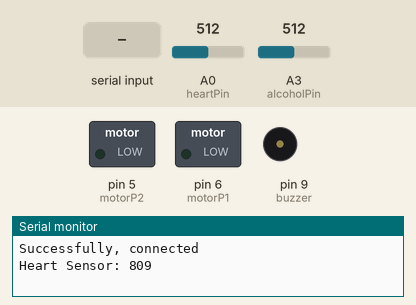
A sketch run on a simulated Arduino Uno, built with avr-gcc and run on an emulated ATmega328P. Parts: switched loads named in the sketch (green lamp = pin HIGH), buzzer (waves = sounding), the last lines printed to the serial monitor. The inputs (shaded band) are chosen by the test bench; at power-on: A0 (heartPin) = 512, A3 (alcoholPin) = 512. Random numbers use the default seed unless the sketch sets one.

Above: at 1.2 s.
1.3 s: "1\n" received over Serial
At 3.1 s:
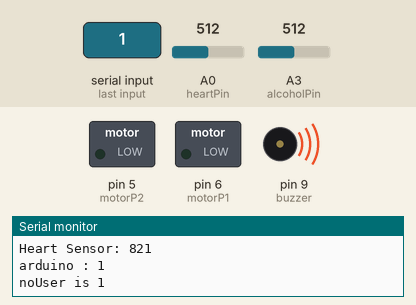
6.7 s: byte 48 ('0') received over Serial
8.4 s: "oper_reset\n" received over Serial
9.9 s: "90,45\n" received over Serial
Timing chart, 0 to 50.0 s (numbered marks = the images above; inputs shaded):
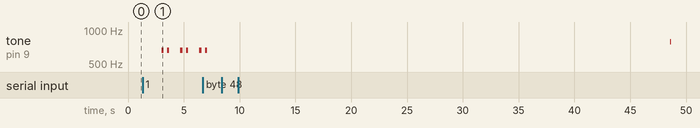

The sketch:

arduino_main.ino
```cpp
#include <Simpletimer.h>
#include <SoftwareSerial.h>
#include <Wire.h>
#include <LiquidCrystal.h>

/*
            변수지정을 여기서 합니다
*/

// 센싱을 위한 변수는 여기서 선언합니다.
// common var
int sensorData = 1; // 센싱의 최종결과를 위한 변수
unsigned long sensingTime = 20000; // 각 센싱시간을 20초로 설정합니다.
unsigned long startTime = 0;
bool allSensingDone = false; // 전체 세싱의 완료여부를 확인합니다.
bool sendDone = false;
int cnt = 0;

unsigned int dataSum = 0;
unsigned int dataCnt = 0;
unsigned int avgValue = 0;

// alcohol var
int alcoholPin = A3; // A3 핀 지정
int alcoholTh = 600;
bool alcoholDone = false;

// heart var
int heartPin = A0; // A0 핀 지정
int heart=0;
int heartTh = 570;
bool heartDone = false;

// voice var
SoftwareSerial voiceSerial(8, 7); // D8(Rx), D7(Tx) 핀 지정
char id, acc;


// 기타 모듈을 위한 변수 선언은 여기서 합니다
// buzzer var
int buzzer = 9; // D9 핀 지정

// motor var
int motorP1 = 6; // D6 핀 지정
int motorP2 = 5; // D5 핀 지정

// 통신에 대한 변수를 여기서 선언합니다.
String given = "";
int noUser = 0;
int finalPass;

void setup() {
    pinMode(buzzer, OUTPUT);
    pinMode(motorP1, OUTPUT);
    pinMode(motorP2, OUTPUT);

    Serial.begin(9600);
    Serial.println("Successfully, connected");
    voiceSerial.begin(9600);
    voiceSerial.listen();

    given = "";
    noUser = 0;
    finalPass = 5;
    cnt = 0;
    // delay(5000); // 컴퓨터와의 연결을 기다리기 위한 딜레이
}

void loop() {
  // put your main code here, to run repeatedly:

  if(Serial.available()>0){
    // Serial.println("sensing done");
    given = Serial.readStringUntil('\n');
    Serial.print("arduino : ");
    Serial.println(given);

    if(given == "oper_reset"){
      resetSensors();
    }
    else if(given.length() > 2){
      given = given.substring(6);
      finalPass = given.toInt();
      Serial.print("-------------finalPass is ");
      Serial.println(finalPass);
    //   Serial.print("-------------sensorData is ");
    //   Serial.println(sensorData);
    }
    else{
      noUser = given.toInt();
      Serial.print("noUser is ");
      Serial.println(noUser);
    }
    given="";
  }

  if(allSensingDone && !sendDone){
    Serial.println("sensing done");
    cnt++;
    if(cnt++ >= 5){
      cnt=0;
      sendDone = true;
    }
    //delay(2000);
  }

 if (noUser == 0 && !allSensingDone) {
        if (!heartDone) {
            processHeartSensor();
        } else if (!allSensingDone && !alcoholDone) {
            processAlcoholSensor();
        } else if (!allSensingDone && alcoholDone) {
            processVoiceSensor();
        }
    }
  else if(noUser == 1){
      delay(1000);
      Sound_Mi5(0.2);
      delay(300);
      Sound_Mi5(0.2);

       Serial.println("looks like User is not here");
       allSensingDone = true;
    }
  else if(finalPass == 1 && sensorData == 1){
    Serial.println("Motor ON");
    digitalWrite(motorP1, HIGH);
    digitalWrite(motorP2, LOW); // 모터 회전
    delay(300);

  }
  else if((sensorData != 1 || finalPass == 0) && sendDone){
    Sound_Re5(0.1);
    delay(3000);
    Serial.println("can not drive");
  }


} // loop


/*
            센서 함수를 여기서 선언합니다.
*/

// 심박센싱입니다.
void processHeartSensor() {
    if (millis() - startTime <= sensingTime) {
        int value = analogRead(heartPin);
        value += random(290, 320); // 기본
        // value += random(420, 450); // 음주
        dataSum += value;
        // dataSum += value;
        dataCnt++;
        delay(1000); // 1초 지연
        Serial.print("Heart Sensor: ");
        Serial.println(value);
    } else {
        avgValue = dataCnt > 0 ? dataSum / dataCnt : 0;
        Serial.print("Heart Sensor Average: ");
        Serial.println(avgValue);

        if (avgValue <= heartTh) {
            Serial.println("Heart Sensor Normal");
            sensorData += 1;
        } else {
            Serial.println("Heart result is unsatisfied");
            sensorData -= 1;
        }

        heartDone = true; // 완료 상태 설정
        resetSensingTime(); // 센싱 타이머 초기화
    }
}

void processAlcoholSensor() {
    // Serial.print("Current time diff: ");
    // Serial.println(millis() - startTime);
    if (millis() - startTime <= sensingTime) {
        int value = analogRead(alcoholPin);
        if (value >= alcoholTh) { // 임계치 이상 값만 수집
            dataSum += value;
            dataCnt++;
        }
        Serial.print("Alcohol Sensor: ");
        Serial.println(value);
        delay(1000);
    } else {
        // 센싱 완료 처리
        if (dataCnt > 0) {
            avgValue = dataSum / dataCnt;
            Serial.print("Alcohol Sensor Average: ");
            Serial.println(avgValue);

            if (avgValue >= alcoholTh) {
                Serial.println("Alcohol Sensor Warning! High alcohol level detected.");
                sensorData -= 2;
            }
        }

        Serial.println("Alcohol Sensor Normal.");
        sensorData += 2;

        // 플래그 및 타이머 초기화
        alcoholDone = true;
        Serial.println("Alcohol sensing completed.");
        Sound_Sol5(0.1);
        delay(300);
        resetSensingTime(); // 센싱 타이머 초기화
    }
}

/*
            보이스 함수를 여기서 선언합니다.
*/
void processVoiceSensor() {
    Serial.println("Waiting for voice input...");
    // 입력이 있거나 타임아웃 발생 시 탈출
    while ((millis() - startTime) <= sensingTime) {
        if (voiceSerial.available() > 1) { // 데이터가 수신되었을 때 처리
            id = voiceSerial.read();
            acc = voiceSerial.read();
            // acc += 50;

            Serial.print("Voice Command: ");
            Serial.println((char)id);
            Serial.print("Accuracy: ");
            Serial.println(acc, DEC);

            if (id == '0' && acc >= 20) {
                Serial.println("Voice Command Accepted");
                sensorData = 1; // Accepted
            }else if( acc < 20){
              sensorData = 0;
            }
            allSensingDone = true; // 데이터 처리 완료
            delay(3000);
            return; // 함수 종료
        }
    }

    // 타임아웃 발생 시 처리
    Serial.println("Voice sensing timeout. No command received.");
    sensorData = 0; // Rejected
    allSensingDone = true;
    delay(3000);
}


void resetSensingTime() {
    Serial.println("Resetting startTime and data variables...");
    startTime = millis();
    dataSum = 0;
    dataCnt = 0;
    avgValue = 0;
    Serial.println("Reset complete.");
}

void resetSensors() {
    heartDone = false;
    alcoholDone = false;
    allSensingDone = false;
    sensorData = 1;
    finalPass = 5;
    noUser = 0;
    cnt = 0;
    sendDone = false;
    Serial.println("Motor OFF");
    digitalWrite(motorP1, LOW);
    digitalWrite(motorP2, LOW); // 모터 정지
    resetSensingTime();
    Serial.println("Sensors have been reset.");
}


/*
            부저 함수를 여기서 선언합니다.
*/

void Sound_Do5(double sec){
  tone(buzzer, 523); // 5옥타브 도
  delay(1000 * sec);
  noTone(buzzer);
}

void Sound_Re5(double sec){
  tone(buzzer, 587); // 레
  delay(1000 * sec);
  noTone(buzzer);
}

void Sound_Mi5(double sec){
  tone(buzzer, 659); // 미
  delay(1000 * sec);
  noTone(buzzer);
}

void Sound_Pa5(double sec){
  tone(buzzer, 698); // 파
  delay(1000 * sec);
  noTone(buzzer);
}

void Sound_Sol5(double sec){
  tone(buzzer, 784); // 솔
  delay(1000 * sec);
  noTone(buzzer);
}

void Sound_La5(double sec){
  tone(buzzer, 880); // 라
  delay(1000 * sec);
  noTone(buzzer);
}

void Sound_Shi5(double sec){
  tone(buzzer, 988); // 시
  delay(1000 * sec);
  noTone(buzzer);
}

void Sound_Do6(double sec){
  tone(buzzer, 1046); // 6옥타브 도
  delay(1000 * sec);
  noTone(buzzer);
}
```

Measured:
- after the input at 1.3 s, tone on pin 9 (buzzer): silent → 659 Hz after 1.7 s, then repeats every 1.7 s: silent 0.30 s, 659 Hz 0.20 s, silent 1.0 s, 659 Hz 0.20 s
